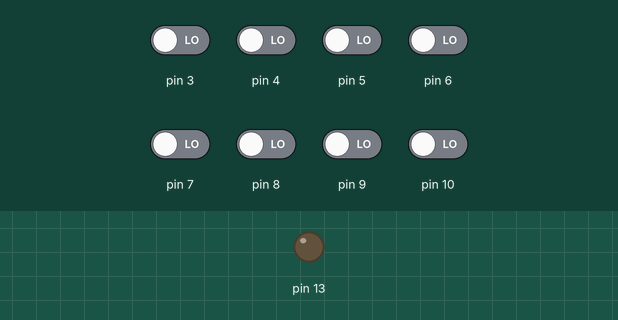
A sketch run on a simulated Arduino Uno, built with avr-gcc and run on an emulated ATmega328P. On the bench: output pins drawn as LEDs (lit = HIGH). Inputs (shaded band) come from the test bench; at power-on: pin 3–10 LOW. What the sketch prints to the serial monitor is not drawn.

Above: at 1.7 s.
1.8 s: pin 4 driven HIGH
4.8 s: pin 4 driven LOW
7.8 s: pin 3 driven HIGH
10.8 s: pin 4 driven HIGH and pin 5 driven HIGH
13.8 s: pin 3 driven LOW and pin 4 driven LOW and pin 5 driven LOW and pin 6 driven HIGH and pin 7 driven HIGH
16.8 s: pin 5 driven HIGH
Timing chart, 0 to 19.8 s (numbered marks = the images above; inputs shaded):
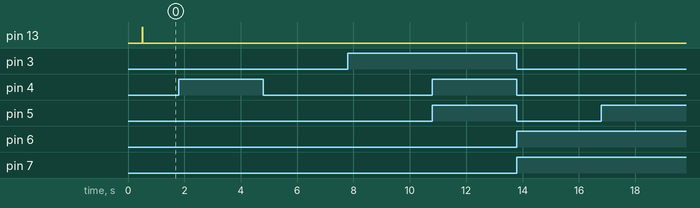

The sketch:

QTRRCExampleCustom.ino
```cpp
#include <QTRSensors.h>
#define HARDCODE_CALIBRATION true

// This example is designed for use with eight QTR-1RC sensors or the eight sensors of a
// QTR-8RC module.  These reflectance sensors should be connected to digital inputs 3 to 10.
// The QTR-8RC's emitter control pin (LEDON) can optionally be connected to digital pin 2,
// or you can leave it disconnected and change the EMITTER_PIN #define below from 2 to
// QTR_NO_EMITTER_PIN.

// The setup phase of this example calibrates the sensor for ten seconds and turns on
// the LED built in to the Arduino on pin 13 while calibration is going on.
// During this phase, you should expose each reflectance sensor to the lightest and
// darkest readings they will encounter.
// For example, if you are making a line follower, you should slide the sensors across the
// line during the calibration phase so that each sensor can get a reading of how dark the
// line is and how light the ground is.  Improper calibration will result in poor readings.
// If you want to skip the calibration phase, you can get the raw sensor readings
// (pulse times from 0 to 2500 us) by calling qtrrc.read(sensorValues) instead of
// qtrrc.readLine(sensorValues).

// The main loop of the example reads the calibrated sensor values and uses them to
// estimate the position of a line.  You can test this by taping a piece of 3/4" black
// electrical tape to a piece of white paper and sliding the sensor across it.  It
// prints the sensor values to the serial monitor as numbers from 0 (maximum reflectance)
// to 1000 (minimum reflectance) followed by the estimated location of the line as a number
// from 0 to 5000.  1000 means the line is directly under sensor 1, 2000 means directly
// under sensor 2, etc.  0 means the line is directly under sensor 0 or was last seen by
// sensor 0 before being lost.  5000 means the line is directly under sensor 5 or was
// last seen by sensor 5 before being lost.


#define NUM_SENSORS   8     // number of sensors used
#define TIMEOUT       2500  // waits for 2500 microseconds for sensor outputs to go low
#define EMITTER_PIN   2     // emitter is controlled by digital pin 2

// sensors 0 through 7 are connected to digital pins 3 through 10, respectively
QTRSensorsRC qtrrc((unsigned char[]) {3, 4, 5, 6, 7, 8, 9, 10},
  NUM_SENSORS, TIMEOUT, EMITTER_PIN);
unsigned int sensorValues[NUM_SENSORS];


void setup()
{
  delay(500);
  pinMode(13, OUTPUT);
  digitalWrite(13, HIGH);    // turn on Arduino's LED to indicate we are in calibration mode
  Serial.begin(9600);

  if (!HARDCODE_CALIBRATION) {
    //run a few hundred times if you want to actually calibrate it manually
    Serial.println("Start calibrate");
    for (int i = 0 ; i < 250 ; i ++)
      qtrrc.calibrate();
    Serial.println("End calibrate");

    //print the calibration minimum values measured when emitters were on
    for (int i = 0; i < NUM_SENSORS; i++)
    {
      Serial.print(qtrrc.calibratedMinimumOn[i]);
      Serial.print(' ');
    }
    Serial.println();

    //print the calibration maximum values measured when emitters were on
    for (int i = 0; i < NUM_SENSORS; i++)
    {
      Serial.print(qtrrc.calibratedMaximumOn[i]);
      Serial.print(' ');
    }
    Serial.println();
    Serial.println();
    delay(1000);
  } else {
    qtrrc.calibrate(); // calibrate once to set up arrays
    qtrrc.calibratedMinimumOn[0] = 280;
    qtrrc.calibratedMinimumOn[1] = 224;
    qtrrc.calibratedMinimumOn[2] = 220;
    qtrrc.calibratedMinimumOn[3] = 224;
    qtrrc.calibratedMinimumOn[4] = 168;
    qtrrc.calibratedMinimumOn[5] = 168;
    qtrrc.calibratedMinimumOn[6] = 168;
    qtrrc.calibratedMinimumOn[7] = 168;
    qtrrc.calibratedMaximumOn[0] = 2500;
    qtrrc.calibratedMaximumOn[1] = 2500;
    qtrrc.calibratedMaximumOn[2] = 2500;
    qtrrc.calibratedMaximumOn[3] = 2500;
    qtrrc.calibratedMaximumOn[4] = 2500;
    qtrrc.calibratedMaximumOn[5] = 2500;
    qtrrc.calibratedMaximumOn[6] = 2500;
    qtrrc.calibratedMaximumOn[7] = 2500;
  }
  digitalWrite(13, LOW);     // turn off Arduino's LED to indicate we are through with calibration
}


void loop()
{
  // read calibrated sensor values and obtain a measure of the line position from 0 to 5000
  // To get raw sensor values, call:
  //  qtrrc.read(sensorValues); instead of unsigned int position = qtrrc.readLine(sensorValues);
  unsigned int position = qtrrc.readLine(sensorValues);

  // print the sensor values as numbers from 0 to 1000, where 0 means maximum reflectance and
  // 1000 means minimum reflectance, followed by the line position
  for (unsigned char i = 0; i < NUM_SENSORS; i++)
  {
    Serial.print(sensorValues[i]);
    Serial.print('\t');
  }
  //Serial.println(); // uncomment this line if you are using raw values
  Serial.println(position); // comment this line out if you are using raw values

  delayMicroseconds(7500);
}
```

Measured:
- after the input at 1.8 s, every drawn part: stays the same
- after the input at 4.8 s, every drawn part: stays the same
- after the input at 7.8 s, every drawn part: stays the same
- after the input at 10.8 s, every drawn part: stays the same
- after the input at 13.8 s, every drawn part: stays the same
- after the input at 16.8 s, every drawn part: stays the same
